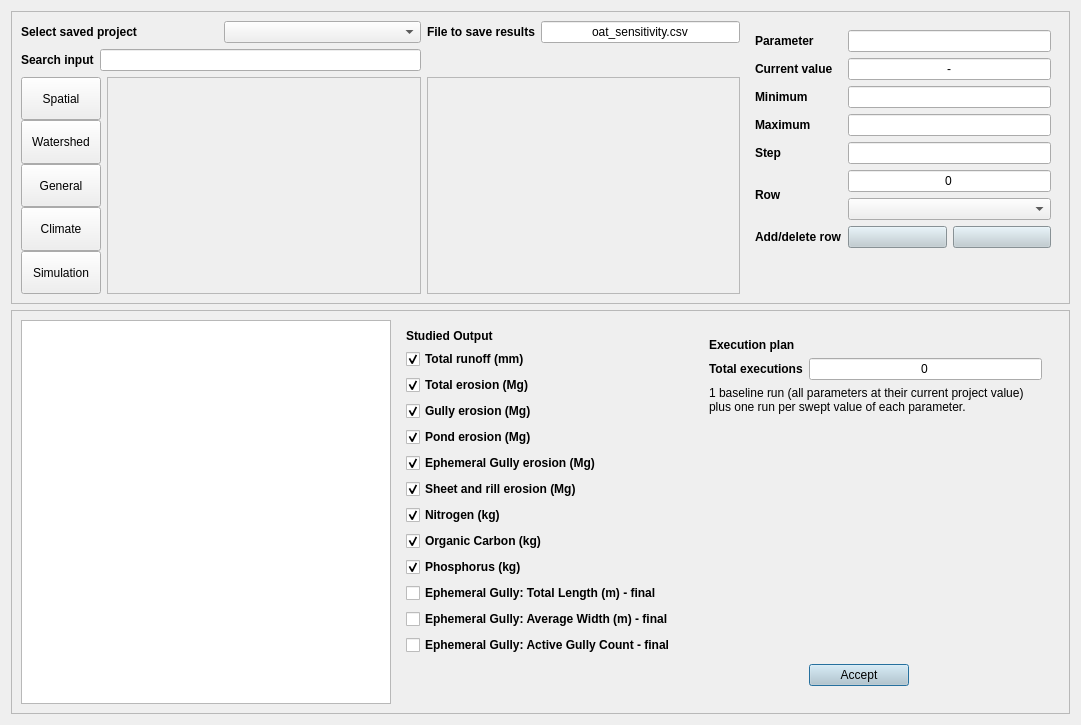
<?xml version="1.0" encoding="UTF-8"?>
<ui version="4.0">
 <class>Dialog</class>
 <widget class="QDialog" name="Dialog">
  <property name="geometry">
   <rect>
    <x>0</x>
    <y>0</y>
    <width>1081</width>
    <height>725</height>
   </rect>
  </property>
  <property name="windowTitle">
   <string>One-at-a-Time Sensitivity Analysis</string>
  </property>
  <layout class="QGridLayout" name="gridLayout_5">
   <item row="1" column="0">
    <widget class="QFrame" name="frame">
     <property name="frameShape">
      <enum>QFrame::StyledPanel</enum>
     </property>
     <property name="frameShadow">
      <enum>QFrame::Raised</enum>
     </property>
     <layout class="QGridLayout" name="gridLayout_2">
      <item row="0" column="2">
       <widget class="QFrame" name="frame_7">
        <property name="minimumSize">
         <size>
          <width>200</width>
          <height>0</height>
         </size>
        </property>
        <property name="frameShape">
         <enum>QFrame::NoFrame</enum>
        </property>
        <property name="frameShadow">
         <enum>QFrame::Raised</enum>
        </property>
        <layout class="QGridLayout" name="gridLayout_11">
         <item row="0" column="1">
          <widget class="QFrame" name="frame_8">
           <property name="minimumSize">
            <size>
             <width>200</width>
             <height>0</height>
            </size>
           </property>
           <property name="frameShape">
            <enum>QFrame::NoFrame</enum>
           </property>
           <property name="frameShadow">
            <enum>QFrame::Raised</enum>
           </property>
           <layout class="QGridLayout" name="gridLayout_12">
            <item row="0" column="0" colspan="2">
             <widget class="QLabel" name="label_13">
              <property name="font">
               <font>
                <weight>75</weight>
                <bold>true</bold>
               </font>
              </property>
              <property name="text">
               <string>Execution plan</string>
              </property>
             </widget>
            </item>
            <item row="1" column="0">
             <widget class="QLabel" name="label_5">
              <property name="font">
               <font>
                <weight>75</weight>
                <bold>true</bold>
               </font>
              </property>
              <property name="text">
               <string>Total executions</string>
              </property>
             </widget>
            </item>
            <item row="1" column="1">
             <widget class="QLineEdit" name="lineEdit_6">
              <property name="readOnly">
               <bool>true</bool>
              </property>
              <property name="maximumSize">
               <size>
                <width>16777215</width>
                <height>16777215</height>
               </size>
              </property>
              <property name="alignment">
               <set>Qt::AlignCenter</set>
              </property>
              <property name="text">
               <string>0</string>
              </property>
             </widget>
            </item>
            <item row="2" column="0" colspan="2">
             <widget class="QLabel" name="label_6">
              <property name="wordWrap">
               <bool>true</bool>
              </property>
              <property name="text">
               <string>1 baseline run (all parameters at their current project value) plus one run per swept value of each parameter.</string>
              </property>
             </widget>
            </item>
            <item row="3" column="0">
             <spacer name="verticalSpacer_2">
              <property name="orientation">
               <enum>Qt::Vertical</enum>
              </property>
              <property name="sizeHint" stdset="0">
               <size>
                <width>20</width>
                <height>40</height>
               </size>
              </property>
             </spacer>
            </item>
            <item row="4" column="1">
             <widget class="QPushButton" name="accept">
              <property name="maximumSize">
               <size>
                <width>100</width>
                <height>16777215</height>
               </size>
              </property>
              <property name="styleSheet">
               <string notr="true">background-color: #becbd1;</string>
              </property>
              <property name="text">
               <string>Accept</string>
              </property>
             </widget>
            </item>
           </layout>
          </widget>
         </item>
        </layout>
       </widget>
      </item>
      <item row="0" column="0">
       <widget class="QTableWidget" name="table">
        <property name="minimumSize">
         <size>
          <width>0</width>
          <height>0</height>
         </size>
        </property>
        <property name="font">
         <font>
          <weight>75</weight>
          <bold>true</bold>
         </font>
        </property>
       </widget>
      </item>
      <item row="0" column="1">
       <widget class="QFrame" name="frame_5">
        <property name="minimumSize">
         <size>
          <width>0</width>
          <height>0</height>
         </size>
        </property>
        <property name="frameShape">
         <enum>QFrame::NoFrame</enum>
        </property>
        <property name="frameShadow">
         <enum>QFrame::Raised</enum>
        </property>
        <layout class="QGridLayout" name="gridLayout_9">
         <item row="7" column="0">
          <widget class="QCheckBox" name="pond">
           <property name="font">
            <font>
             <weight>75</weight>
             <bold>true</bold>
            </font>
           </property>
           <property name="text">
            <string>Pond erosion (Mg)</string>
           </property>
           <property name="checked">
            <bool>true</bool>
           </property>
          </widget>
         </item>
         <item row="10" column="0">
          <widget class="QCheckBox" name="nitrogen">
           <property name="font">
            <font>
             <weight>75</weight>
             <bold>true</bold>
            </font>
           </property>
           <property name="text">
            <string>Nitrogen (kg)</string>
           </property>
           <property name="checked">
            <bool>true</bool>
           </property>
          </widget>
         </item>
         <item row="9" column="0">
          <widget class="QCheckBox" name="sheet">
           <property name="font">
            <font>
             <weight>75</weight>
             <bold>true</bold>
            </font>
           </property>
           <property name="text">
            <string>Sheet and rill erosion (Mg)</string>
           </property>
           <property name="checked">
            <bool>true</bool>
           </property>
          </widget>
         </item>
         <item row="0" column="0">
          <widget class="QLabel" name="label_14">
           <property name="font">
            <font>
             <weight>75</weight>
             <bold>true</bold>
            </font>
           </property>
           <property name="text">
            <string>Studied Output</string>
           </property>
          </widget>
         </item>
         <item row="11" column="0">
          <widget class="QCheckBox" name="organic">
           <property name="font">
            <font>
             <weight>75</weight>
             <bold>true</bold>
            </font>
           </property>
           <property name="text">
            <string>Organic Carbon (kg)</string>
           </property>
           <property name="checked">
            <bool>true</bool>
           </property>
          </widget>
         </item>
         <item row="4" column="0">
          <widget class="QCheckBox" name="gully">
           <property name="font">
            <font>
             <weight>75</weight>
             <bold>true</bold>
            </font>
           </property>
           <property name="text">
            <string>Gully erosion (Mg)</string>
           </property>
           <property name="checked">
            <bool>true</bool>
           </property>
          </widget>
         </item>
         <item row="16" column="0">
          <spacer name="verticalSpacer_3">
           <property name="orientation">
            <enum>Qt::Vertical</enum>
           </property>
           <property name="sizeHint" stdset="0">
            <size>
             <width>20</width>
             <height>40</height>
            </size>
           </property>
          </spacer>
         </item>
         <item row="13" column="0">
          <widget class="QCheckBox" name="gully_length">
           <property name="font">
            <font>
             <weight>75</weight>
             <bold>true</bold>
            </font>
           </property>
           <property name="text">
            <string>Ephemeral Gully: Total Length (m) - final</string>
           </property>
           <property name="checked">
            <bool>false</bool>
           </property>
          </widget>
         </item>
         <item row="14" column="0">
          <widget class="QCheckBox" name="gully_width">
           <property name="font">
            <font>
             <weight>75</weight>
             <bold>true</bold>
            </font>
           </property>
           <property name="text">
            <string>Ephemeral Gully: Average Width (m) - final</string>
           </property>
           <property name="checked">
            <bool>false</bool>
           </property>
          </widget>
         </item>
         <item row="15" column="0">
          <widget class="QCheckBox" name="gully_count">
           <property name="font">
            <font>
             <weight>75</weight>
             <bold>true</bold>
            </font>
           </property>
           <property name="text">
            <string>Ephemeral Gully: Active Gully Count - final</string>
           </property>
           <property name="checked">
            <bool>false</bool>
           </property>
          </widget>
         </item>
         <item row="12" column="0">
          <widget class="QCheckBox" name="phosphorus">
           <property name="font">
            <font>
             <weight>75</weight>
             <bold>true</bold>
            </font>
           </property>
           <property name="text">
            <string>Phosphorus (kg)</string>
           </property>
           <property name="checked">
            <bool>true</bool>
           </property>
          </widget>
         </item>
         <item row="2" column="0">
          <widget class="QCheckBox" name="runoff">
           <property name="font">
            <font>
             <weight>75</weight>
             <bold>true</bold>
            </font>
           </property>
           <property name="text">
            <string>Total runoff (mm)</string>
           </property>
           <property name="checked">
            <bool>true</bool>
           </property>
          </widget>
         </item>
         <item row="3" column="0">
          <widget class="QCheckBox" name="total_erosion">
           <property name="font">
            <font>
             <weight>75</weight>
             <bold>true</bold>
            </font>
           </property>
           <property name="text">
            <string>Total erosion (Mg)</string>
           </property>
           <property name="checked">
            <bool>true</bool>
           </property>
          </widget>
         </item>
         <item row="8" column="0">
          <widget class="QCheckBox" name="ephemeral">
           <property name="font">
            <font>
             <weight>75</weight>
             <bold>true</bold>
            </font>
           </property>
           <property name="text">
            <string>Ephemeral Gully erosion (Mg)</string>
           </property>
           <property name="checked">
            <bool>true</bool>
           </property>
          </widget>
         </item>
        </layout>
       </widget>
      </item>
     </layout>
    </widget>
   </item>
   <item row="0" column="0">
    <widget class="QFrame" name="frame_6">
     <property name="frameShape">
      <enum>QFrame::StyledPanel</enum>
     </property>
     <property name="frameShadow">
      <enum>QFrame::Raised</enum>
     </property>
     <layout class="QGridLayout" name="gridLayout_4">
      <item row="0" column="0" colspan="2">
       <layout class="QHBoxLayout" name="horizontalLayout_3">
        <item>
         <widget class="QLabel" name="label_7">
          <property name="font">
           <font>
            <weight>75</weight>
            <bold>true</bold>
           </font>
          </property>
          <property name="text">
           <string>Select saved project</string>
          </property>
         </widget>
        </item>
        <item>
         <widget class="QComboBox" name="project_oat"/>
        </item>
       </layout>
      </item>
      <item row="0" column="2">
       <layout class="QHBoxLayout" name="horizontalLayout_4">
        <item>
         <widget class="QLabel" name="label_11">
          <property name="font">
           <font>
            <weight>75</weight>
            <bold>true</bold>
           </font>
          </property>
          <property name="text">
           <string>File to save results</string>
          </property>
         </widget>
        </item>
        <item>
         <widget class="QLineEdit" name="file_save">
          <property name="text">
           <string>oat_sensitivity.csv</string>
          </property>
          <property name="alignment">
           <set>Qt::AlignCenter</set>
          </property>
         </widget>
        </item>
       </layout>
      </item>
      <item row="0" column="3" rowspan="3">
       <widget class="QFrame" name="frame_4">
        <property name="maximumSize">
         <size>
          <width>400</width>
          <height>16777215</height>
         </size>
        </property>
        <property name="frameShape">
         <enum>QFrame::NoFrame</enum>
        </property>
        <property name="frameShadow">
         <enum>QFrame::Raised</enum>
        </property>
        <layout class="QGridLayout" name="gridLayout_8">
         <item row="0" column="0">
          <layout class="QGridLayout" name="gridLayout_3">
           <item row="0" column="0">
            <widget class="QLabel" name="label_10">
             <property name="font">
              <font>
               <weight>75</weight>
               <bold>true</bold>
              </font>
             </property>
             <property name="text">
              <string>Parameter</string>
             </property>
            </widget>
           </item>
           <item row="0" column="1">
            <widget class="QLineEdit" name="parameter">
             <property name="minimumSize">
              <size>
               <width>0</width>
               <height>0</height>
              </size>
             </property>
             <property name="maximumSize">
              <size>
               <width>16777215</width>
               <height>16777215</height>
              </size>
             </property>
             <property name="alignment">
              <set>Qt::AlignCenter</set>
             </property>
            </widget>
           </item>
           <item row="1" column="0">
            <widget class="QLabel" name="label_2">
             <property name="font">
              <font>
               <weight>75</weight>
               <bold>true</bold>
              </font>
             </property>
             <property name="text">
              <string>Current value</string>
             </property>
            </widget>
           </item>
           <item row="1" column="1">
            <widget class="QLineEdit" name="current_value">
             <property name="readOnly">
              <bool>true</bool>
             </property>
             <property name="minimumSize">
              <size>
               <width>0</width>
               <height>0</height>
              </size>
             </property>
             <property name="maximumSize">
              <size>
               <width>16777215</width>
               <height>16777215</height>
              </size>
             </property>
             <property name="alignment">
              <set>Qt::AlignCenter</set>
             </property>
             <property name="text">
              <string>-</string>
             </property>
            </widget>
           </item>
           <item row="2" column="0">
            <widget class="QLabel" name="label_3">
             <property name="font">
              <font>
               <weight>75</weight>
               <bold>true</bold>
              </font>
             </property>
             <property name="text">
              <string>Minimum</string>
             </property>
            </widget>
           </item>
           <item row="2" column="1">
            <widget class="QLineEdit" name="minimum">
             <property name="minimumSize">
              <size>
               <width>0</width>
               <height>0</height>
              </size>
             </property>
             <property name="maximumSize">
              <size>
               <width>16777215</width>
               <height>16777215</height>
              </size>
             </property>
             <property name="alignment">
              <set>Qt::AlignCenter</set>
             </property>
            </widget>
           </item>
           <item row="3" column="0">
            <widget class="QLabel" name="label_4">
             <property name="font">
              <font>
               <weight>75</weight>
               <bold>true</bold>
              </font>
             </property>
             <property name="text">
              <string>Maximum</string>
             </property>
            </widget>
           </item>
           <item row="3" column="1">
            <widget class="QLineEdit" name="maximum">
             <property name="minimumSize">
              <size>
               <width>0</width>
               <height>0</height>
              </size>
             </property>
             <property name="maximumSize">
              <size>
               <width>16777215</width>
               <height>16777215</height>
              </size>
             </property>
             <property name="alignment">
              <set>Qt::AlignCenter</set>
             </property>
            </widget>
           </item>
           <item row="4" column="0">
            <widget class="QLabel" name="label_step">
             <property name="font">
              <font>
               <weight>75</weight>
               <bold>true</bold>
              </font>
             </property>
             <property name="text">
              <string>Step</string>
             </property>
            </widget>
           </item>
           <item row="4" column="1">
            <widget class="QLineEdit" name="step">
             <property name="minimumSize">
              <size>
               <width>0</width>
               <height>0</height>
              </size>
             </property>
             <property name="maximumSize">
              <size>
               <width>16777215</width>
               <height>16777215</height>
              </size>
             </property>
             <property name="alignment">
              <set>Qt::AlignCenter</set>
             </property>
            </widget>
           </item>
           <item row="7" column="0">
            <widget class="QLabel" name="label_8">
             <property name="font">
              <font>
               <weight>75</weight>
               <bold>true</bold>
              </font>
             </property>
             <property name="text">
              <string>Row</string>
             </property>
            </widget>
           </item>
           <item row="7" column="1">
            <layout class="QVBoxLayout" name="verticalLayout_row">
             <item>
              <widget class="QLineEdit" name="row">
               <property name="minimumSize">
                <size>
                 <width>0</width>
                 <height>0</height>
                </size>
               </property>
               <property name="maximumSize">
                <size>
                 <width>16777215</width>
                 <height>16777215</height>
                </size>
               </property>
               <property name="text">
                <string>0</string>
               </property>
               <property name="alignment">
                <set>Qt::AlignCenter</set>
               </property>
              </widget>
             </item>
             <item>
              <widget class="QComboBox" name="row_curve_number">
               <property name="visible">
                <bool>false</bool>
               </property>
               <property name="minimumSize">
                <size>
                 <width>0</width>
                 <height>0</height>
                </size>
               </property>
               <property name="toolTip">
                <string>Choose which curve number row (by its Curve_Number_ID) this shift applies to.</string>
               </property>
              </widget>
             </item>
            </layout>
           </item>
           <item row="8" column="0">
            <widget class="QLabel" name="label_9">
             <property name="font">
              <font>
               <weight>75</weight>
               <bold>true</bold>
              </font>
             </property>
             <property name="text">
              <string>Add/delete row</string>
             </property>
            </widget>
           </item>
           <item row="8" column="1">
            <layout class="QHBoxLayout" name="horizontalLayout">
             <item>
              <widget class="QPushButton" name="add">
               <property name="styleSheet">
                <string notr="true">QPushButton {
    background-color: #becbd1;
    color: black;
}

QPushButton:hover {
    color: white;
}</string>
               </property>
               <property name="text">
                <string/>
               </property>
              </widget>
             </item>
             <item>
              <widget class="QPushButton" name="delete_row">
               <property name="styleSheet">
                <string notr="true">QPushButton {
    background-color: #becbd1;
    color: black;
}

QPushButton:hover {
    color: white;
}</string>
               </property>
               <property name="text">
                <string/>
               </property>
              </widget>
             </item>
            </layout>
           </item>
           <item row="9" column="0">
            <spacer name="verticalSpacer">
             <property name="orientation">
              <enum>Qt::Vertical</enum>
             </property>
             <property name="sizeHint" stdset="0">
              <size>
               <width>20</width>
               <height>40</height>
              </size>
             </property>
            </spacer>
           </item>
          </layout>
         </item>
        </layout>
       </widget>
      </item>
      <item row="1" column="0" colspan="2">
       <layout class="QHBoxLayout" name="horizontalLayout_2">
        <item>
         <widget class="QLabel" name="label">
          <property name="font">
           <font>
            <weight>75</weight>
            <bold>true</bold>
           </font>
          </property>
          <property name="text">
           <string>Search input</string>
          </property>
         </widget>
        </item>
        <item>
         <widget class="QLineEdit" name="search"/>
        </item>
       </layout>
      </item>
      <item row="2" column="0">
       <layout class="QVBoxLayout" name="verticalLayout" stretch="0,0,0,0,0">
        <property name="spacing">
         <number>0</number>
        </property>
        <property name="sizeConstraint">
         <enum>QLayout::SetDefaultConstraint</enum>
        </property>
        <property name="leftMargin">
         <number>0</number>
        </property>
        <property name="topMargin">
         <number>0</number>
        </property>
        <property name="rightMargin">
         <number>0</number>
        </property>
        <property name="bottomMargin">
         <number>0</number>
        </property>
        <item>
         <widget class="QPushButton" name="Spatial">
          <property name="sizePolicy">
           <sizepolicy hsizetype="Fixed" vsizetype="Expanding">
            <horstretch>0</horstretch>
            <verstretch>0</verstretch>
           </sizepolicy>
          </property>
          <property name="minimumSize">
           <size>
            <width>0</width>
            <height>0</height>
           </size>
          </property>
          <property name="maximumSize">
           <size>
            <width>16777215</width>
            <height>16777215</height>
           </size>
          </property>
          <property name="text">
           <string>Spatial</string>
          </property>
         </widget>
        </item>
        <item>
         <widget class="QPushButton" name="Watershed">
          <property name="sizePolicy">
           <sizepolicy hsizetype="Fixed" vsizetype="Expanding">
            <horstretch>0</horstretch>
            <verstretch>0</verstretch>
           </sizepolicy>
          </property>
          <property name="text">
           <string>Watershed</string>
          </property>
         </widget>
        </item>
        <item>
         <widget class="QPushButton" name="General">
          <property name="sizePolicy">
           <sizepolicy hsizetype="Fixed" vsizetype="Expanding">
            <horstretch>0</horstretch>
            <verstretch>0</verstretch>
           </sizepolicy>
          </property>
          <property name="text">
           <string>General</string>
          </property>
         </widget>
        </item>
        <item>
         <widget class="QPushButton" name="Climate">
          <property name="sizePolicy">
           <sizepolicy hsizetype="Fixed" vsizetype="Expanding">
            <horstretch>0</horstretch>
            <verstretch>0</verstretch>
           </sizepolicy>
          </property>
          <property name="text">
           <string>Climate</string>
          </property>
         </widget>
        </item>
        <item>
         <widget class="QPushButton" name="Simulation">
          <property name="sizePolicy">
           <sizepolicy hsizetype="Fixed" vsizetype="Expanding">
            <horstretch>0</horstretch>
            <verstretch>0</verstretch>
           </sizepolicy>
          </property>
          <property name="text">
           <string>Simulation</string>
          </property>
         </widget>
        </item>
       </layout>
      </item>
      <item row="2" column="1">
       <widget class="QScrollArea" name="scrollArea">
        <property name="widgetResizable">
         <bool>true</bool>
        </property>
        <widget class="QWidget" name="scrollAreaWidgetContents">
         <property name="geometry">
          <rect>
           <x>0</x>
           <y>0</y>
           <width>314</width>
           <height>273</height>
          </rect>
         </property>
         <layout class="QGridLayout" name="gridLayout">
          <item row="1" column="0">
           <layout class="QVBoxLayout" name="verticalLayout_2"/>
          </item>
         </layout>
        </widget>
       </widget>
      </item>
      <item row="2" column="2">
       <widget class="QScrollArea" name="scrollArea_3">
        <property name="widgetResizable">
         <bool>true</bool>
        </property>
        <widget class="QWidget" name="scrollAreaWidgetContents_3">
         <property name="geometry">
          <rect>
           <x>0</x>
           <y>0</y>
           <width>314</width>
           <height>273</height>
          </rect>
         </property>
         <property name="minimumSize">
          <size>
           <width>200</width>
           <height>0</height>
          </size>
         </property>
         <layout class="QGridLayout" name="gridLayout_6">
          <item row="0" column="0">
           <layout class="QVBoxLayout" name="verticalLayout_3"/>
          </item>
         </layout>
        </widget>
       </widget>
      </item>
     </layout>
    </widget>
   </item>
  </layout>
 </widget>
 <resources/>
 <connections/>
</ui>
